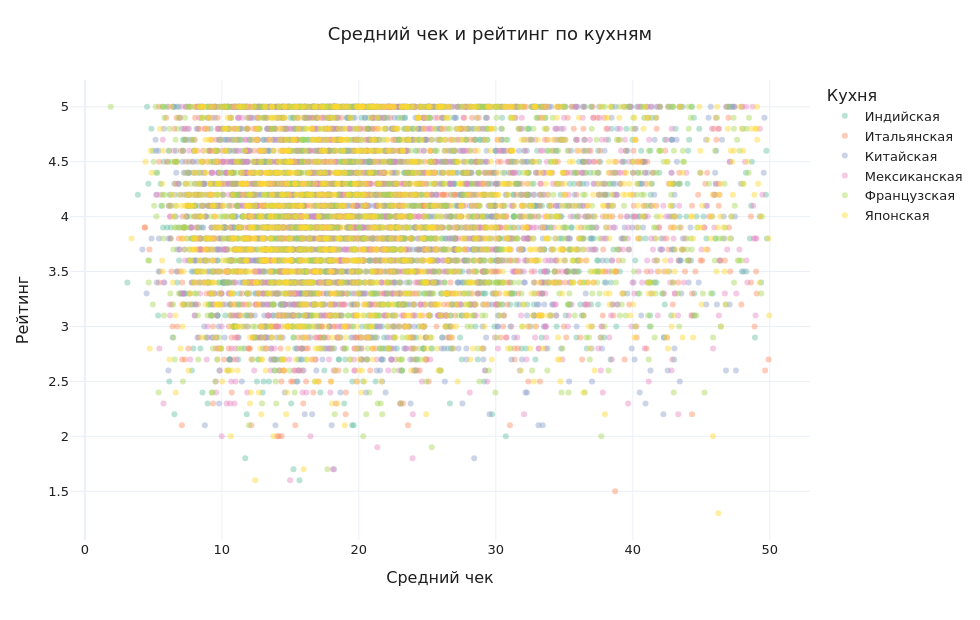

Notebook code for this chart:
### Markdown cell above
Чтобы интерактивно проверить ту же связь, что на рисунке 5, и увидеть, не прячется ли наклон внутри одной кухни, строим рассеяние Plotly. Каждая кухня — отдельная трасса: её можно отключить в легенде HTML-файла. В подсказке точки — имя заведения, заказы и отзывы.

### Code cell
fig = go.Figure()
for cuisine in CUISINE_ORDER:
    part = base_ru.loc[base_ru["Кухня"] == cuisine]
    fig.add_trace(go.Scatter(
        x=part["Средний чек"],
        y=part["Рейтинг"],
        mode="markers",
        name=cuisine,
        marker=dict(color=PALETTE[cuisine], size=6, opacity=0.45),
        customdata=np.column_stack([
            part["Число заказов"].to_numpy(),
            part["Число отзывов"].to_numpy(),
            part["Ресторан"].astype(str).to_numpy(),
        ]),
        hovertemplate=(
            "%{customdata[2]}<br>"
            "Кухня: %{fullData.name}<br>"
            "Средний чек: %{x:.2f}<br>"
            "Рейтинг: %{y:.1f}<br>"
            "Заказы: %{customdata[0]:.0f}<br>"
            "Отзывы: %{customdata[1]:.0f}"
            "<extra></extra>"
        ),
    ))
apply_layout(
    fig,
    "Средний чек и рейтинг по кухням",
    "Средний чек",
    "Рейтинг",
    legend_title="Кухня",
    height=620,
)
save_plotly(fig, "10-check-rating-scatter")

### Figure 1 — Plotly figure (JSON) as saved in the notebook; plotly's stock layout.template omitted (floating-point values rounded to 4 significant figures; data arrays with more than 128 entries replaced by an {"elided": "..."} marker saying what was removed)
{"data": [{"customdata": {"elided": "1538x3 mixed values"}, "hovertemplate": "%{customdata[2]}<br>Кухня: %{fullData.name}<br>Средний чек: %{x:.2f}<br>Рейтинг: %{y:.1f}<br>Заказы: %{customdata[0]:.0f}<br>Отзывы: %{customdata[1]:.0f}<extra></extra>", "marker": {"color": "#66c2a5", "opacity": 0.45, "size": 6}, "mode": "markers", "name": "Индийская", "type": "scatter", "x": {"elided": "1538 float values"}, "y": {"elided": "1538 float values"}}, {"customdata": {"elided": "1448x3 mixed values"}, "hovertemplate": "%{customdata[2]}<br>Кухня: %{fullData.name}<br>Средний чек: %{x:.2f}<br>Рейтинг: %{y:.1f}<br>Заказы: %{customdata[0]:.0f}<br>Отзывы: %{customdata[1]:.0f}<extra></extra>", "marker": {"color": "#fc8d62", "opacity": 0.45, "size": 6}, "mode": "markers", "name": "Итальянская", "type": "scatter", "x": {"elided": "1448 float values"}, "y": {"elided": "1448 float values"}}, {"customdata": {"elided": "1464x3 mixed values"}, "hovertemplate": "%{customdata[2]}<br>Кухня: %{fullData.name}<br>Средний чек: %{x:.2f}<br>Рейтинг: %{y:.1f}<br>Заказы: %{customdata[0]:.0f}<br>Отзывы: %{customdata[1]:.0f}<extra></extra>", "marker": {"color": "#8da0cb", "opacity": 0.45, "size": 6}, "mode": "markers", "name": "Китайская", "type": "scatter", "x": {"elided": "1464 float values"}, "y": {"elided": "1464 float values"}}, {"customdata": {"elided": "1535x3 mixed values"}, "hovertemplate": "%{customdata[2]}<br>Кухня: %{fullData.name}<br>Средний чек: %{x:.2f}<br>Рейтинг: %{y:.1f}<br>Заказы: %{customdata[0]:.0f}<br>Отзывы: %{customdata[1]:.0f}<extra></extra>", "marker": {"color": "#e78ac3", "opacity": 0.45, "size": 6}, "mode": "markers", "name": "Мексиканская", "type": "scatter", "x": {"elided": "1535 float values"}, "y": {"elided": "1535 float values"}}, {"customdata": {"elided": "1521x3 mixed values"}, "hovertemplate": "%{customdata[2]}<br>Кухня: %{fullData.name}<br>Средний чек: %{x:.2f}<br>Рейтинг: %{y:.1f}<br>Заказы: %{customdata[0]:.0f}<br>Отзывы: %{customdata[1]:.0f}<extra></extra>", "marker": {"color": "#a6d854", "opacity": 0.45, "size": 6}, "mode": "markers", "name": "Французская", "type": "scatter", "x": {"elided": "1521 float values"}, "y": {"elided": "1521 float values"}}, {"customdata": {"elided": "1591x3 mixed values"}, "hovertemplate": "%{customdata[2]}<br>Кухня: %{fullData.name}<br>Средний чек: %{x:.2f}<br>Рейтинг: %{y:.1f}<br>Заказы: %{customdata[0]:.0f}<br>Отзывы: %{customdata[1]:.0f}<extra></extra>", "marker": {"color": "#ffd92f", "opacity": 0.45, "size": 6}, "mode": "markers", "name": "Японская", "type": "scatter", "x": {"elided": "1591 float values"}, "y": {"elided": "1591 float values"}}], "layout": {"font": {"color": "#1f1f1f", "family": "DejaVu Sans", "size": 13}, "height": 620, "legend": {"title": {"text": "Кухня"}}, "margin": {"b": 80, "l": 70, "r": 40, "t": 80}, "title": {"text": "Средний чек и рейтинг по кухням", "x": 0.5, "xanchor": "center"}, "width": 980, "xaxis": {"title": {"text": "Средний чек"}}, "yaxis": {"title": {"text": "Рейтинг"}}}}
